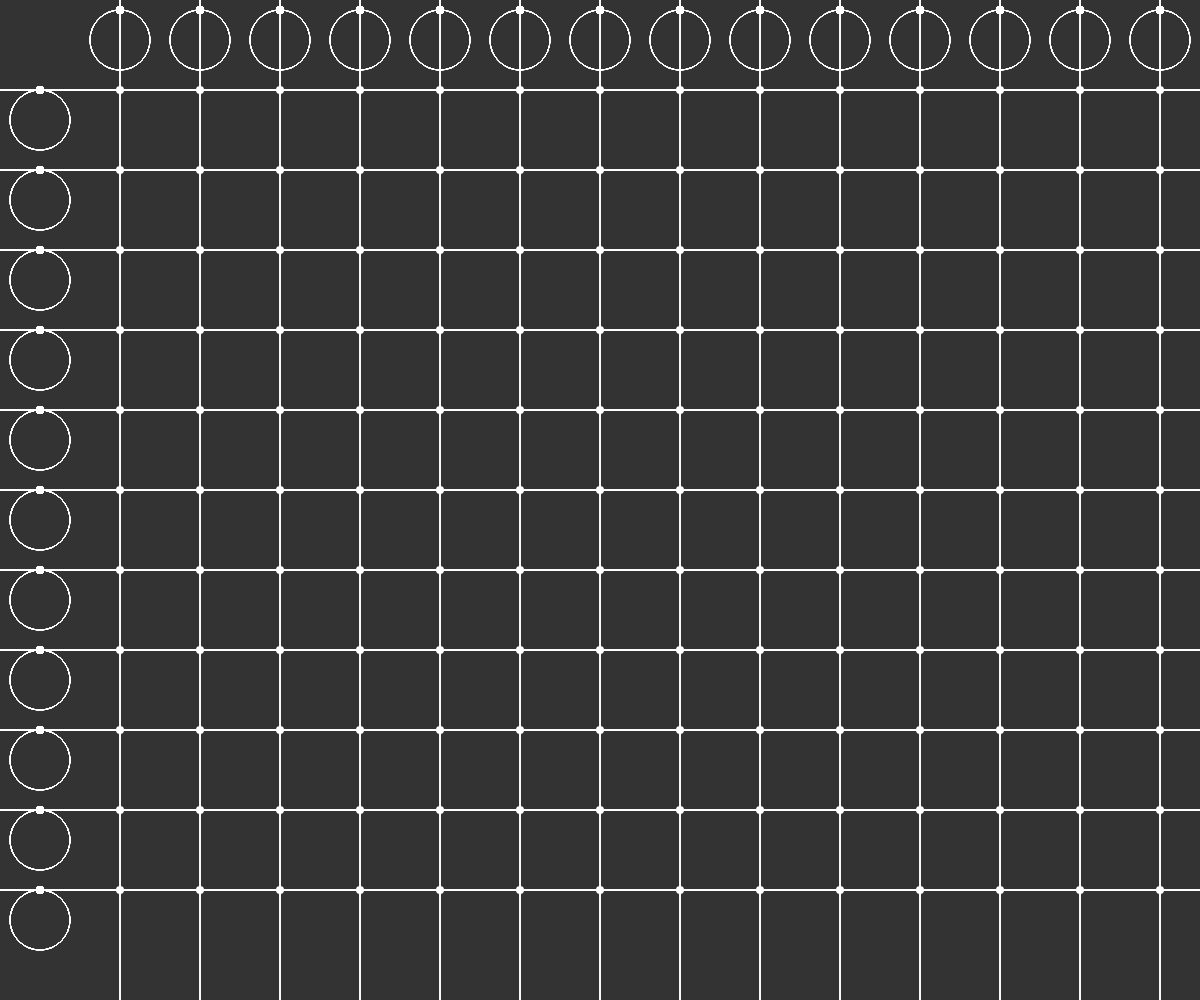
Frame 1 (no input)
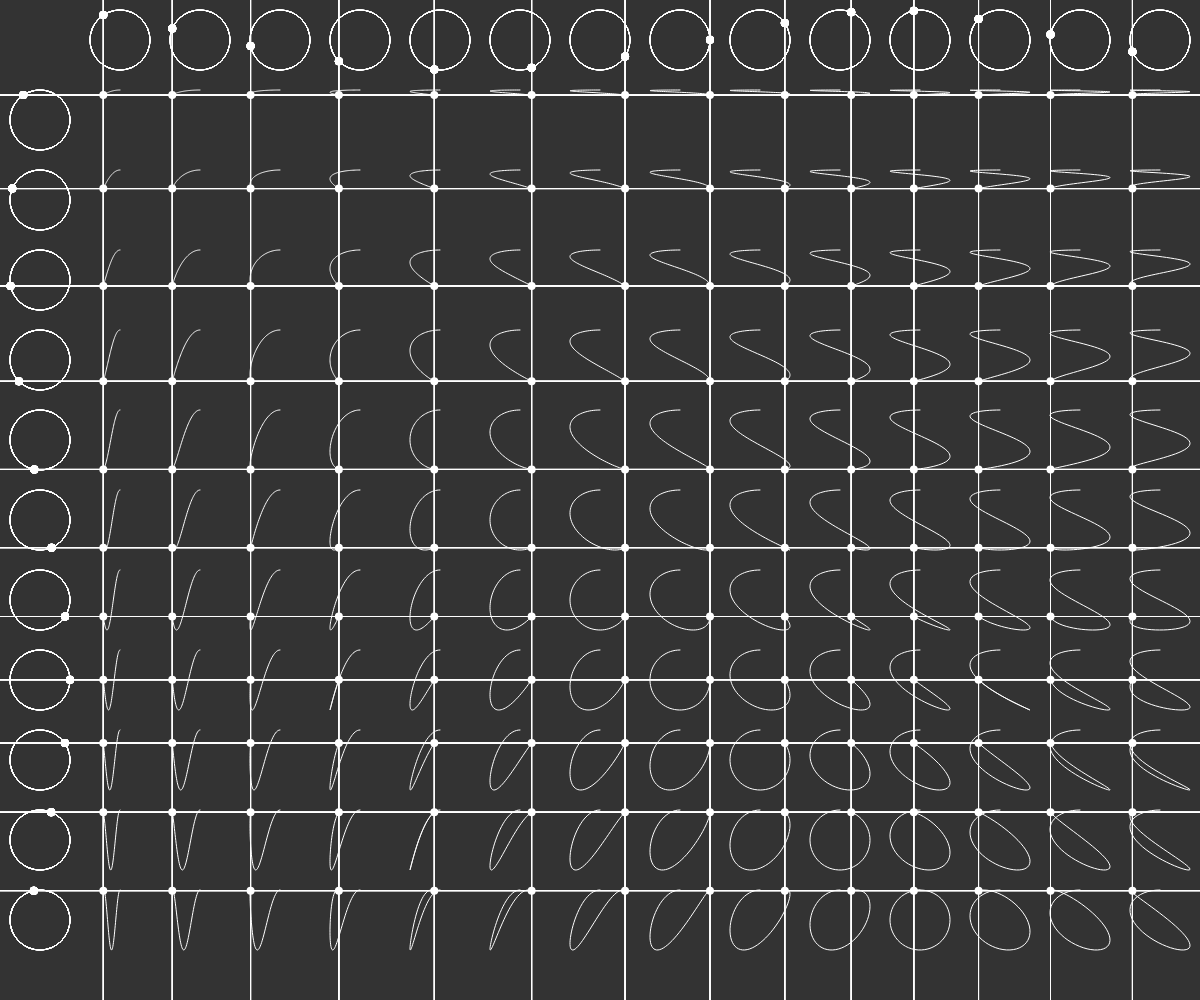
Frame 60 (no input)
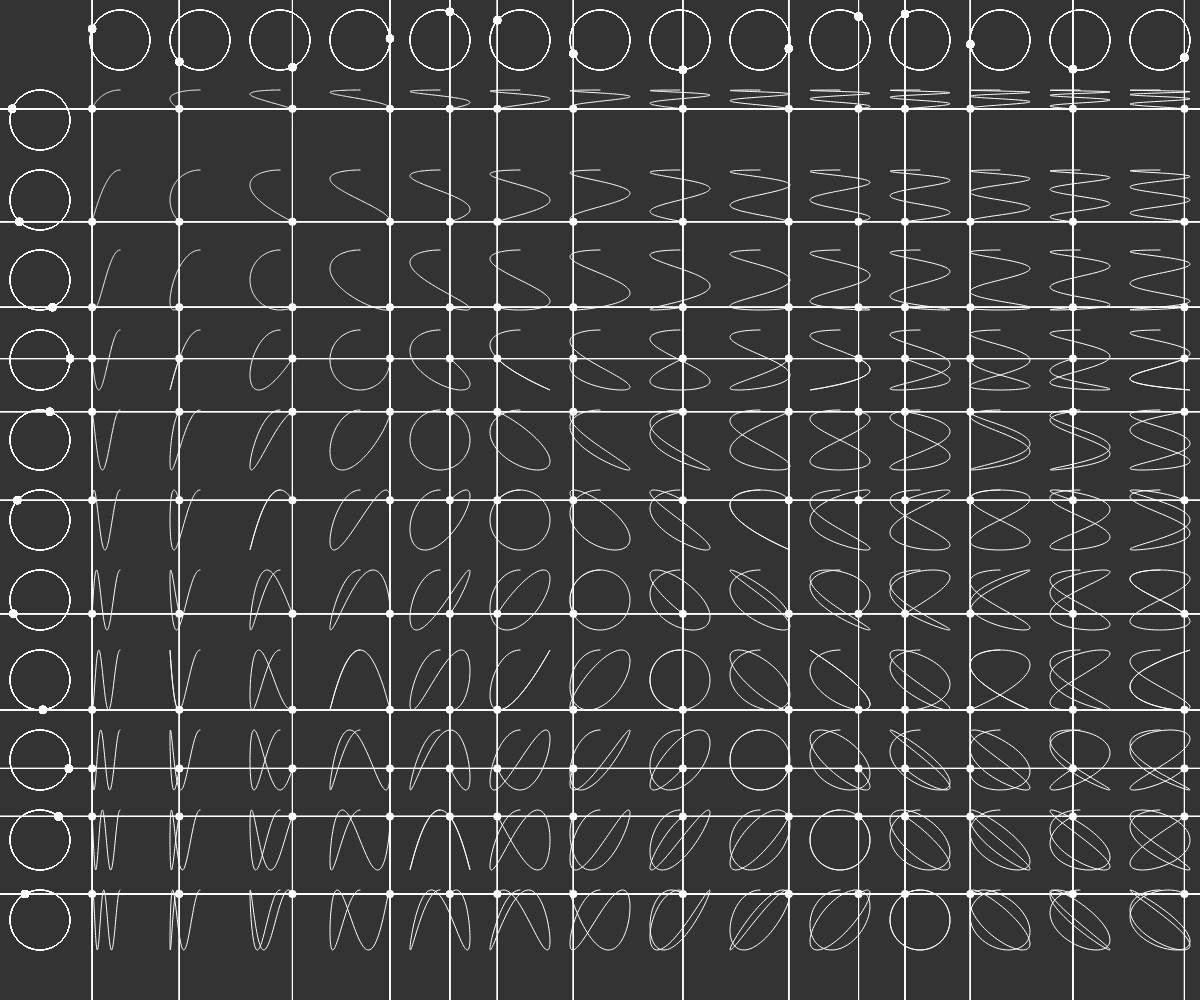
Frame 120 (the mouse pressed at the canvas centre since frame 60)

The p5.js sketch that drew these frames (run headless with seeded random() and noise() and a simulated clock; from frame 60 on, the mouse is pressed at the canvas centre):

// p5.js sketch
// ── sketch.js
let angle = 0;
let columns = 0;
let rows = 0;
let marker_radius = 0;
const curves = [];
const buffer = 10;
const column_width = 80;

function setup() {
  createCanvas(windowWidth, windowHeight);
  columns = floor(width / column_width - 1);
  rows = floor(height / column_width - 1);
  marker_radius = column_width / 2 - buffer;
  for (let row = 0; row < rows; row++) {
    curves[row] = [];
    for (let column = 0; column < columns; column++) {
      curves[row][column] = new Curve();
    }
  }
}

function draw() {
  background(51);

  noFill();
  stroke(255);
  for (let column = 0; column < columns; column++) {
    for (let row = 0; row < rows; row++) {
      const base = { column, row, marker_radius };
      const columnX = column * column_width + column_width / 2;
      const columnY = row * column_width + column_width / 2;

      addColumn({ ...base, cx: column_width + columnX, cy: column_width / 2 });
      addRow({ ...base, cx: column_width / 2, cy: column_width + columnY });
    }
  }

  for (let row = 0; row < rows; row++) {
    for (let column = 0; column < columns; column++) {
      curves[row][column].addPoint();
      curves[row][column].show();
    }
  }

  angle -= 0.01;

  if (angle < -TWO_PI) {
    angle = 0;
    resetCurves();
    noLoop();
  }
}

function addColumn({ column, row, cx, cy, marker_radius }) {
  // column circle
  strokeWeight(1);
  stroke(255);
  ellipse(cx, cy, marker_radius * 2, marker_radius * 2);

  // column line anchor
  const x = marker_radius * cos(angle * (column + 1) - HALF_PI);
  const y = marker_radius * sin(angle * (column + 1) - HALF_PI);
  strokeWeight(8);
  stroke(255);
  point(cx + x, cy + y);

  // column -> row line
  stroke(255, 150);
  strokeWeight(1);
  line(cx + x, 0, cx + x, height);
  curves[row][column].setX(cx + x);
}

function addRow({ column, row, cx, cy, marker_radius }) {
  // row circle
  strokeWeight(1);
  stroke(255);
  ellipse(cx, cy, marker_radius * 2, marker_radius * 2);
  const x = marker_radius * cos(angle * (row + 1) - HALF_PI);
  const y = marker_radius * sin(angle * (row + 1) - HALF_PI);

  // row line anchor
  strokeWeight(8);
  stroke(255);
  point(cx + x, cy + y);

  // row -> column line
  stroke(255, 150);
  strokeWeight(1);
  line(0, cy + y, width, cy + y);
  curves[row][column].setY(cy + y);
}

function resetCurves() {
  for (let row = 0; row < rows; row++) {
    for (let column = 0; column < columns; column++) {
      curves[row][column].reset();
    }
  }
}

// ── curve.js
class Curve {
  constructor() {
    this.path = [];
    this.current = createVector();
  }

  setX(x) {
    this.current.x = x;
  }

  setY(y) {
    this.current.y = y;
  }

  addPoint() {
    this.path.push(this.current);
  }

  reset() {
    this.path = [];
  }

  show() {
    stroke(255);
    strokeWeight(1);
    noFill();

    beginShape();
    for (let i = 0; i < this.path.length; i++) {
      const v = this.path[i];
      vertex(v.x, v.y);
    }
    endShape();

    strokeWeight(8);
    point(this.current.x, this.current.y);
    this.current = createVector();
  }
}
